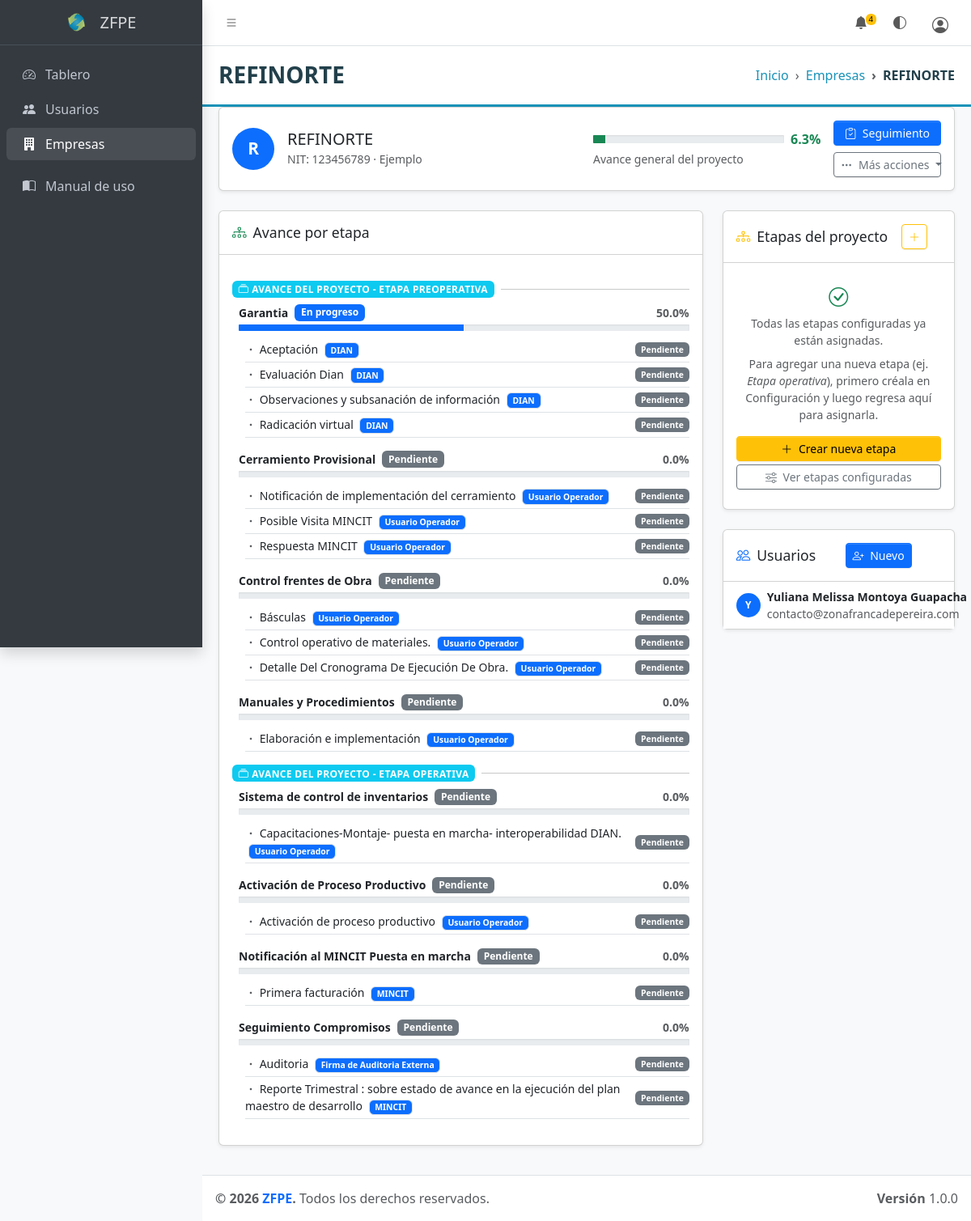
Screenshot of /index.php?modulo=empresas&accion=ver&id=6 (signed in) with the database file from the repository.
### tables this page shows
CREATE TABLE `empresas` (
  `id` int(10) UNSIGNED NOT NULL,
  `nit` varchar(20) NOT NULL,
  `razon_social` varchar(150) NOT NULL,
  `representante` varchar(100) NOT NULL,
  `telefono` varchar(20) DEFAULT NULL,
  `correo` varchar(100) DEFAULT NULL,
  `contrasena` varchar(255) NOT NULL,
  `creado_en` datetime NOT NULL DEFAULT current_timestamp()
);

CREATE TABLE `etapas` (
  `id` int(10) UNSIGNED NOT NULL,
  `fase_id` int(10) UNSIGNED DEFAULT NULL,
  `nombre` varchar(150) NOT NULL,
  `descripcion` text DEFAULT NULL,
  `orden` int(11) NOT NULL DEFAULT 0,
  `peso_porcentual` decimal(5,2) NOT NULL DEFAULT 0.00,
  `activo` tinyint(1) NOT NULL DEFAULT 1,
  `creado_en` datetime NOT NULL DEFAULT current_timestamp()
);

CREATE TABLE `requisitos` (
  `id` int(10) UNSIGNED NOT NULL,
  `etapa_id` int(10) UNSIGNED NOT NULL,
  `entidad_id` int(10) UNSIGNED DEFAULT NULL,
  `nombre` varchar(200) NOT NULL,
  `descripcion` text DEFAULT NULL,
  `obligatorio` tinyint(1) NOT NULL DEFAULT 1,
  `requiere_documento` tinyint(1) NOT NULL DEFAULT 0,
  `requiere_fecha_vencimiento` tinyint(1) NOT NULL DEFAULT 0,
  `requiere_aprobacion` tinyint(1) NOT NULL DEFAULT 0,
  `peso_porcentual` decimal(5,2) NOT NULL DEFAULT 0.00,
  `responsable` varchar(150) DEFAULT NULL,
  `alerta_asociada` text DEFAULT NULL,
  `accion_recomendada` text DEFAULT NULL,
  `activo` tinyint(1) NOT NULL DEFAULT 1,
  `creado_en` datetime NOT NULL DEFAULT current_timestamp()
);

CREATE TABLE `entidades` (
  `id` int(10) UNSIGNED NOT NULL,
  `nombre` varchar(100) NOT NULL,
  `descripcion` text DEFAULT NULL,
  `activo` tinyint(1) NOT NULL DEFAULT 1,
  `creado_en` datetime NOT NULL DEFAULT current_timestamp()
);

CREATE TABLE `usuarios` (
  `id` int(10) UNSIGNED NOT NULL,
  `nombre` varchar(100) NOT NULL,
  `correo` varchar(100) NOT NULL,
  `contrasena` varchar(255) NOT NULL,
  `rol` enum('admin','operaciones','usuario') NOT NULL DEFAULT 'usuario',
  `debe_cambiar_contrasena` tinyint(1) NOT NULL DEFAULT 0,
  `empresa_id` int(10) UNSIGNED DEFAULT NULL,
  `es_gerente` tinyint(1) NOT NULL DEFAULT 0,
  `creado_en` datetime NOT NULL DEFAULT current_timestamp()
);

### vista/modulos/empresas/ver.php (the view, shortened to what the rows shown need)
<?php require_once __DIR__ . '/../../parciales/cabecera.php'; ?>
<?php
$estadoColor = [
    'pendiente'   => 'secondary',
    'en_progreso' => 'primary',
    'completa'    => 'success',
];
$estadoLabel = [
    'pendiente'   => 'Pendiente',
    'en_progreso' => 'En progreso',
    'completa'    => 'Completa',
];
$reqColor = [
    'pendiente'   => 'secondary',
    'en_progreso' => 'primary',
    'cumplido'    => 'success',
    'no_aplica'   => 'light',
];
$reqPorEtapa = [];
foreach ($empresa['requisitos'] as $r) {
    $reqPorEtapa[$r['etapa_id']][] = $r;
}
$faseGrupos = [];
foreach ($empresa['etapas'] as $et) {
    $fid = $et['fase_id'] ?? 0;
    if (!isset($faseGrupos[$fid])) {
        $faseGrupos[$fid] = [
            'nombre' => $et['fase_nombre'] ?? null,
            'orden'  => $et['fase_orden']  ?? 999,
            'etapas' => [],
        ];
    }
    $faseGrupos[$fid]['etapas'][] = $et;
}
usort($faseGrupos, fn($a, $b) => $a['orden'] <=> $b['orden']);
?>
<div class="app-wrapper">
  <main class="app-main">
    <div class="app-content-header encabezado-zf">
      <div class="container-fluid">
        <div class="row align-items-center">
          <div class="col-sm-6">
            <h3 class="mb-0 titulo-zf"><?= htmlspecialchars($empresa['razon_social']) ?></h3>
          </div>
          <div class="col-sm-6">
            <ol class="breadcrumb breadcrumb-zf float-sm-end">
              <li class="breadcrumb-item"><a href="index.php">Inicio</a></li>
              <li class="breadcrumb-item"><a href="index.php?modulo=empresas">Empresas</a></li>
              <li class="breadcrumb-item active"><?= htmlspecialchars($empresa['razon_social']) ?></li>
            </ol>
          </div>
        </div>
      </div>
    </div>
    <div class="app-content">
      <div class="container-fluid">
        <div class="card shadow-sm mb-4">
          <div class="card-body py-3">
            <div class="row align-items-center g-3">
              <div class="col-md-6">
                <div class="d-flex align-items-center gap-3">
                  <div class="rounded-circle bg-primary text-white d-flex align-items-center justify-content-center fw-bold flex-shrink-0"
                       style="width:52px;height:52px;font-size:1.3rem;">
                    <?= mb_strtoupper(mb_substr($empresa['razon_social'], 0, 1)) ?>
                  </div>
                  <div>
                    <h5 class="mb-0"><?= htmlspecialchars($empresa['razon_social']) ?></h5>
                    <small class="text-muted">
                      NIT: <?= htmlspecialchars($empresa['nit']) ?> ·
                      <?= htmlspecialchars($empresa['representante'] ?? '') ?>
                    </small>
                  </div>
                </div>
              </div>
            </div>
          </div>
        </div>
        <div class="row g-4">
          <div class="col-lg-8">
            <div class="card shadow-sm mb-4">
              <div class="card-body">
                <?php if (empty($faseGrupos)): ?>
                  <p class="text-muted mb-0">No hay etapas configuradas en la matriz.</p>
                <?php else: ?>
                  <?php foreach ($faseGrupos as $grupo): ?>
                  <?php if ($grupo['nombre']): ?>
                  <div class="d-flex align-items-center gap-2 mb-2 mt-3">
                    <span class="badge bg-info text-white" style="font-size:.75rem;letter-spacing:.03em;">
                      <i class="bi bi-collection me-1"></i><?= htmlspecialchars($grupo['nombre']) ?>
                    </span>
                    <hr class="flex-grow-1 my-0">
                  </div>
                  <?php endif; ?>
                  <?php foreach ($grupo['etapas'] as $etapa): ?>
                  <div class="mb-3 <?= $grupo['nombre'] ? 'ps-2' : '' ?>">
                    <div class="d-flex align-items-center justify-content-between mb-1">
                      <div class="d-flex align-items-center gap-2">
                        <span class="fw-semibold small"><?= htmlspecialchars($etapa['nombre']) ?></span>
                        <span class="badge text-bg-<?= $estadoColor[$etapa['estado_progreso']] ?? 'secondary' ?> small">
                          <?= $estadoLabel[$etapa['estado_progreso']] ?? $etapa['estado_progreso'] ?>
                        </span>
                      </div>
                      <small class="text-muted fw-semibold"><?= number_format($etapa['avance'], 1) ?>%</small>
                    </div>
                    <div class="progress" style="height:8px;">
                      <div class="progress-bar bg-<?= $etapa['avance'] >= 100 ? 'success' : ($etapa['avance'] > 0 ? 'primary' : 'secondary') ?>"
                           style="width:<?= $etapa['avance'] ?>%"></div>
                    </div>
                    <?php if (!empty($reqPorEtapa[$etapa['id']])): ?>
                    <div class="mt-2 ps-2">
                      <?php foreach ($reqPorEtapa[$etapa['id']] as $req): ?>
                      <div class="d-flex align-items-center justify-content-between py-1 border-bottom border-opacity-25">
                        <div class="small">
                          <i class="bi bi-dot text-muted"></i>
                          <?= htmlspecialchars($req['nombre']) ?>
                          <?php if ($req['entidad_nombre']): ?>
                            <span class="badge text-bg-primary border text-white ms-1" style="font-size:.65rem;"><?= htmlspecialchars($req['entidad_nombre']) ?></span>
                          <?php endif; ?>
                        </div>
                        <div class="d-flex align-items-center gap-2">
                          <span class="badge text-bg-<?= $reqColor[$req['estado_req']] ?? 'secondary' ?>" style="font-size:.65rem;">
                            <?= ucfirst(str_replace('_', ' ', $req['estado_req'])) ?>
                          </span>
                        </div>
                      </div>
                      <?php endforeach; ?>
                    </div>
                    <?php endif; ?>
                  </div>
                  <?php endforeach; ?>
                  <?php endforeach; ?>
                <?php endif; ?>
              </div>
            </div>
          </div>
          <div class="col-lg-4">
            <div class="card shadow-sm">
              <div class="card-body p-0">
                <?php if (empty($empresa['usuarios'])): ?>
                  <div class="text-center text-muted py-4 px-3">
                    <i class="bi bi-person-x fs-2 opacity-25 d-block mb-1"></i>
                    Sin usuarios registrados
                    <a href="index.php?modulo=empresas&accion=crear-usuario&id=<?= $empresa['id'] ?>"
                       class="d-block mt-1 small">Crear primer usuario</a>
                  </div>
                <?php else: ?>
                  <ul class="list-group list-group-flush">
                    <?php foreach ($empresa['usuarios'] as $u): ?>
                    <li class="list-group-item px-3 py-2">
                      <div class="d-flex align-items-center justify-content-between gap-2">
                        <div class="d-flex align-items-center gap-2 min-w-0">
                          <span class="rounded-circle bg-primary text-white d-flex align-items-center justify-content-center fw-semibold flex-shrink-0"
                                style="width:30px;height:30px;font-size:.75rem;">
                            <?= mb_strtoupper(mb_substr($u['nombre'], 0, 1)) ?>
                          </span>
                          <div class="min-w-0">
                            <div class="fw-semibold small text-truncate"><?= htmlspecialchars($u['nombre']) ?></div>
                            <small class="text-muted text-truncate d-block"><?= htmlspecialchars($u['correo']) ?></small>
                          </div>
                        </div>
                      </div>
                    </li>
                    <?php endforeach; ?>
                  </ul>
                <?php endif; ?>
              </div>
            </div>
          </div>
        </div>
      </div>
    </div>
  </main>
  <?php require_once __DIR__ . '/../../parciales/pie.php'; ?>

### rows the page displays
empresas: razon_social "REFINORTE", razon_social "R", nit "123456789", representante "Ejemplo"
etapas: nombre "Garantia", estado_progreso "En progreso", avance "50.0", $etapa['avance'] 50.00 (drawn)
requisitos: nombre "Aceptación", entidad.nombre "DIAN", estado_req "Pendiente"
requisitos: nombre "Evaluación Dian", entidad.nombre "DIAN", estado_req "Pendiente"
requisitos: nombre "Observaciones y subsanación de información", entidad.nombre "DIAN", estado_req "Pendiente"
requisitos: nombre "Radicación virtual", entidad.nombre "DIAN", estado_req "Pendiente"
etapas: nombre "Cerramiento Provisional", estado_progreso "Pendiente", avance "0.0"
requisitos: nombre "Notificación de implementación del cerramiento", entidad.nombre "Usuario Operador", estado_req "Pendiente"
requisitos: nombre "Posible Visita MINCIT", entidad.nombre "Usuario Operador", estado_req "Pendiente"
requisitos: nombre "Respuesta MINCIT", entidad.nombre "Usuario Operador", estado_req "Pendiente"
etapas: nombre "Control frentes de Obra", estado_progreso "Pendiente", avance "0.0"
requisitos: nombre "Básculas", entidad.nombre "Usuario Operador", estado_req "Pendiente"
requisitos: nombre "Control operativo de materiales.", entidad.nombre "Usuario Operador", estado_req "Pendiente"
requisitos: nombre "Detalle Del Cronograma De Ejecución De Obra.", entidad.nombre "Usuario Operador", estado_req "Pendiente"
etapas: nombre "Manuales y Procedimientos", estado_progreso "Pendiente", avance "0.0"
requisitos: nombre "Elaboración e implementación", entidad.nombre "Usuario Operador", estado_req "Pendiente"
etapas: nombre "Sistema de control de inventarios", estado_progreso "Pendiente", avance "0.0"
requisitos: nombre "Capacitaciones-Montaje- puesta en marcha- interoperabilidad DIAN.", entidad.nombre "Usuario Operador", estado_req "Pendiente"
etapas: nombre "Activación de Proceso Productivo", estado_progreso "Pendiente", avance "0.0"
requisitos: nombre "Activación de proceso productivo", entidad.nombre "Usuario Operador", estado_req "Pendiente"
etapas: nombre "Notificación al MINCIT Puesta en marcha", estado_progreso "Pendiente", avance "0.0"
requisitos: nombre "Primera facturación", entidad.nombre "MINCIT", estado_req "Pendiente"
etapas: nombre "Seguimiento Compromisos", estado_progreso "Pendiente", avance "0.0"
requisitos: nombre "Auditoria", entidad.nombre "Firma de Auditoria Externa", estado_req "Pendiente"
requisitos: nombre "Reporte Trimestral : sobre estado de avance en la ejecución del plan maestro de desarrollo", entidad.nombre "MINCIT", estado_req "Pendiente"
usuarios: nombre "Y", nombre "Yuliana Melissa Montoya Guapacha", correo "contacto@zonafrancadepereira.com"

### other values shown
$noLeidas "4"
$marcaTexto "ZFPE"
$empresa['avance_general'] "6.3"
$grupo['nombre'] "AVANCE DEL PROYECTO - ETAPA PREOPERATIVA"
$grupo['nombre'] "AVANCE DEL PROYECTO - ETAPA OPERATIVA"
